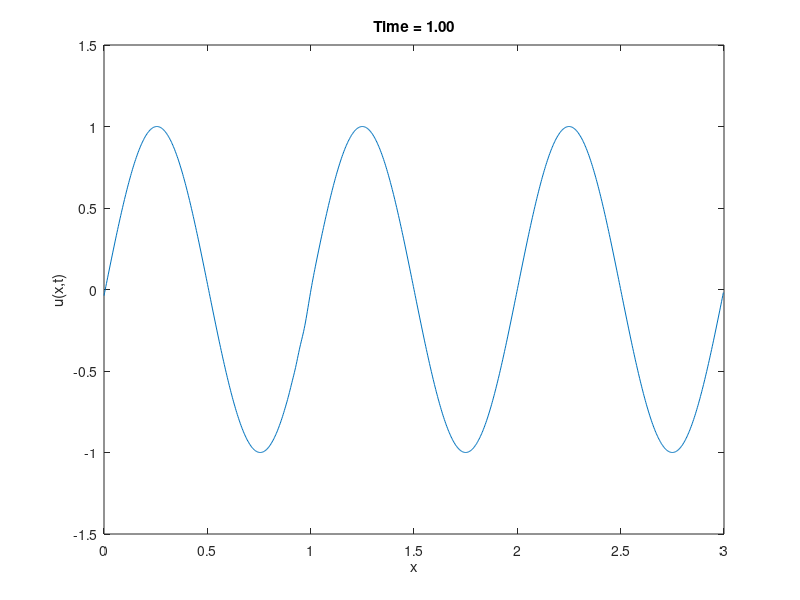

MATLAB code to generate this figure:
% 参数设置
L = 3;          % 空间周期
T = 1;           % 总时间
Nx = 1000;        % 空间网格点数
Nt = 500;        % 时间网格点数
dx = L / Nx;     % 空间步长
dt = T / Nt;     % 时间步长
r = dt / dx;     % Courant数

% 初始化网格
x = linspace(0, L, Nx+1);
x = x(1:end-1);  % 去掉最后一个点以保证周期性
u = zeros(Nx, Nt+1);

% 初始条件：周期性的正弦波
u(:, 1) = sin(2 * pi * x);

% Lax-Wendroff时间迭代
for n = 1:Nt
    un = u(:, n);
    unp1 = u(:, n+1);
    for i = 2:Nx-1
        unp1(i) = un(i) - r/2 * (un(i+1) - un(i-1)) + (r^2/2) * (un(i+1) - 2*un(i) + un(i-1));
    end
    % 周期边界条件
    unp1(1) = unp1(Nx-1);
    unp1(Nx) = unp1(2);
    u(:, n+1) = unp1;
end

acc_u3t = sin(2 * pi * 2);
u3t = u(end,end);
% 可视化结果
for n = 1:Nt+1
    plot(x, u(:, n));
    axis([0 L -1.5 1.5]);
    xlabel('x');
    ylabel('u(x,t)');
    title(sprintf('Time = %.2f', (n-1)*dt));
    pause(0.05);
end

